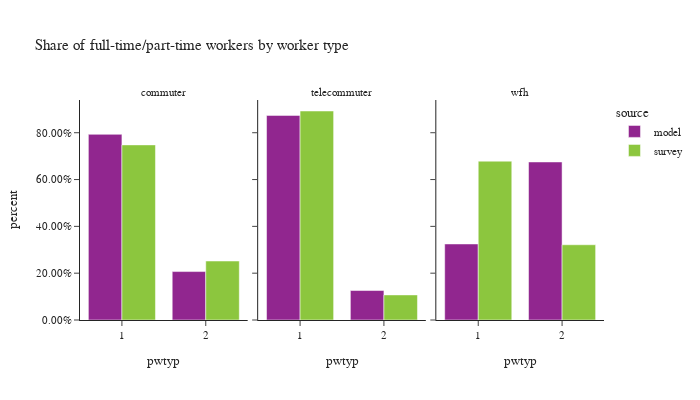

Here is the notebook cell this chart was saved with:
### Code cell
# worker counts by worker type
df_worker_count = workers.groupby(['source','worker_type','pwtyp'])['pdexpfac']. \
    sum().reset_index()
df_worker_count['percent'] = df_worker_count.groupby(['source','worker_type'], group_keys=False)['pdexpfac']. \
    apply(lambda x: x / float(x.sum()))
# df_worker_count
fig = px.bar(df_worker_count.sort_values(by=['source']), x='pwtyp', y="percent", custom_data=['pdexpfac'],
             facet_col="worker_type",color="source",
             barmode="group",
             title="Share of full-time/part-time workers by worker type")
fig.for_each_annotation(lambda a: a.update(text = a.text.split("=")[-1]))
fig.update_traces(hovertemplate="share of workers: %{y:.2%}<br>" +
                                "worker counts: %{customdata[0]:.0f}",)
fig.update_layout(height=400, width=700, font=dict(size=11),
                  yaxis_tickformat = '.2%')
fig.show()

### Figure 1 — Plotly figure (JSON) as saved in the notebook; plotly's stock layout.template omitted (floating-point values rounded to 4 significant figures)
{"data": [{"alignmentgroup": "True", "customdata": [[1530000.0], [399000.0]], "hovertemplate": "share of workers: %{y:.2%}<br>worker counts: %{customdata[0]:.0f}", "legendgroup": "model", "marker": {"color": "#91268F", "pattern": {"shape": ""}}, "name": "model", "offsetgroup": "model", "orientation": "v", "showlegend": true, "textposition": "auto", "type": "bar", "x": [1, 2], "xaxis": "x", "y": [0.7931, 0.2069], "yaxis": "y"}, {"alignmentgroup": "True", "customdata": [[299700.0], [43190.0]], "hovertemplate": "share of workers: %{y:.2%}<br>worker counts: %{customdata[0]:.0f}", "legendgroup": "model", "marker": {"color": "#91268F", "pattern": {"shape": ""}}, "name": "model", "offsetgroup": "model", "orientation": "v", "showlegend": false, "textposition": "auto", "type": "bar", "x": [1, 2], "xaxis": "x2", "y": [0.8741, 0.1259], "yaxis": "y2"}, {"alignmentgroup": "True", "customdata": [[3320.0], [6900.0]], "hovertemplate": "share of workers: %{y:.2%}<br>worker counts: %{customdata[0]:.0f}", "legendgroup": "model", "marker": {"color": "#91268F", "pattern": {"shape": ""}}, "name": "model", "offsetgroup": "model", "orientation": "v", "showlegend": false, "textposition": "auto", "type": "bar", "x": [1, 2], "xaxis": "x3", "y": [0.3249, 0.6751], "yaxis": "y3"}, {"alignmentgroup": "True", "customdata": [[1200000.0], [404100.0]], "hovertemplate": "share of workers: %{y:.2%}<br>worker counts: %{customdata[0]:.0f}", "legendgroup": "survey", "marker": {"color": "#8CC63E", "pattern": {"shape": ""}}, "name": "survey", "offsetgroup": "survey", "orientation": "v", "showlegend": true, "textposition": "auto", "type": "bar", "x": [1, 2], "xaxis": "x", "y": [0.7481, 0.2519], "yaxis": "y"}, {"alignmentgroup": "True", "customdata": [[216200.0], [25960.0]], "hovertemplate": "share of workers: %{y:.2%}<br>worker counts: %{customdata[0]:.0f}", "legendgroup": "survey", "marker": {"color": "#8CC63E", "pattern": {"shape": ""}}, "name": "survey", "offsetgroup": "survey", "orientation": "v", "showlegend": false, "textposition": "auto", "type": "bar", "x": [1, 2], "xaxis": "x2", "y": [0.8928, 0.1072], "yaxis": "y2"}, {"alignmentgroup": "True", "customdata": [[173300.0], [82110.0]], "hovertemplate": "share of workers: %{y:.2%}<br>worker counts: %{customdata[0]:.0f}", "legendgroup": "survey", "marker": {"color": "#8CC63E", "pattern": {"shape": ""}}, "name": "survey", "offsetgroup": "survey", "orientation": "v", "showlegend": false, "textposition": "auto", "type": "bar", "x": [1, 2], "xaxis": "x3", "y": [0.6786, 0.3214], "yaxis": "y3"}], "layout": {"annotations": [{"font": {}, "showarrow": false, "text": "commuter", "x": 0.16, "xanchor": "center", "xref": "paper", "y": 1.0, "yanchor": "bottom", "yref": "paper"}, {"font": {}, "showarrow": false, "text": "telecommuter", "x": 0.5, "xanchor": "center", "xref": "paper", "y": 1.0, "yanchor": "bottom", "yref": "paper"}, {"font": {}, "showarrow": false, "text": "wfh", "x": 0.84, "xanchor": "center", "xref": "paper", "y": 1.0, "yanchor": "bottom", "yref": "paper"}], "barmode": "group", "font": {"size": 11}, "height": 400, "legend": {"title": {"text": "source"}, "tracegroupgap": 0}, "title": {"text": "Share of full-time/part-time workers by worker type"}, "width": 700, "xaxis": {"anchor": "y", "domain": [0.0, 0.32], "title": {"text": "pwtyp"}}, "xaxis2": {"anchor": "y2", "domain": [0.34, 0.66], "matches": "x", "title": {"text": "pwtyp"}}, "xaxis3": {"anchor": "y3", "domain": [0.68, 1.0], "matches": "x", "title": {"text": "pwtyp"}}, "yaxis": {"anchor": "x", "domain": [0.0, 1.0], "tickformat": ".2%", "title": {"text": "percent"}}, "yaxis2": {"anchor": "x2", "domain": [0.0, 1.0], "matches": "y", "showticklabels": false}, "yaxis3": {"anchor": "x3", "domain": [0.0, 1.0], "matches": "y", "showticklabels": false}}}
